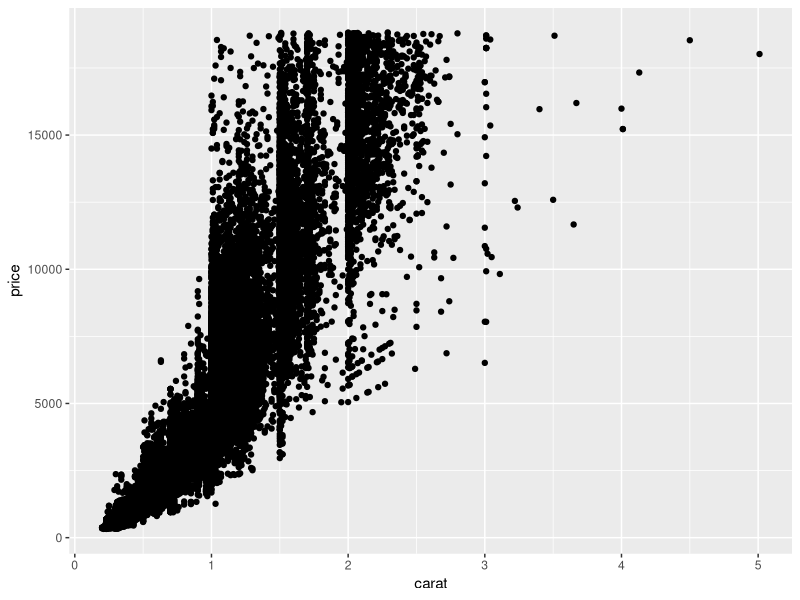
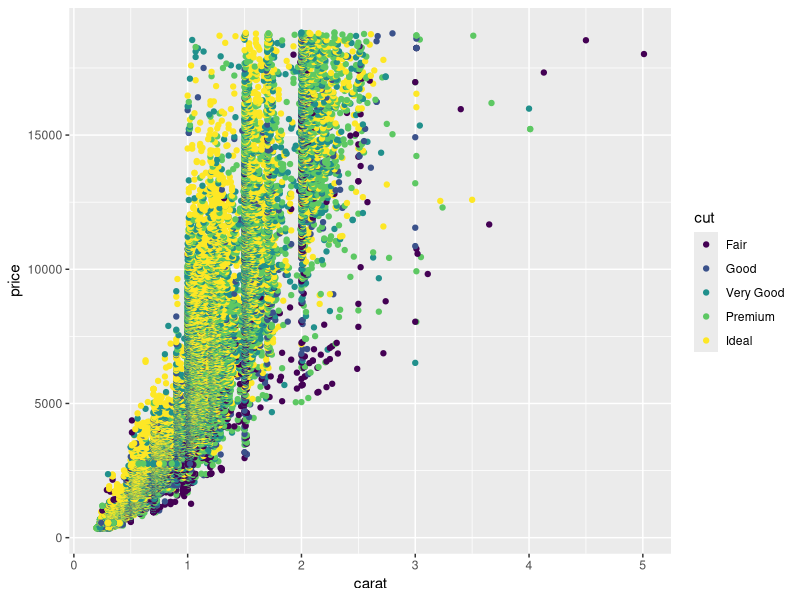
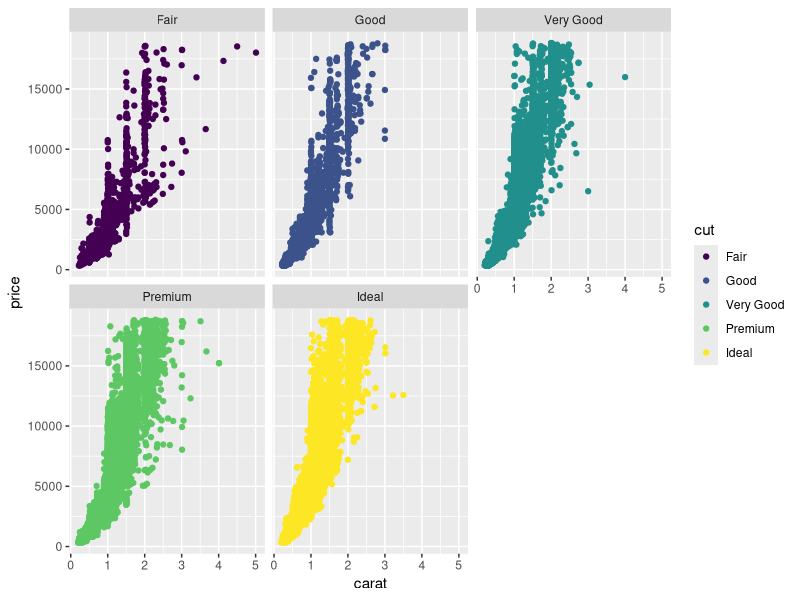

Generate these figures, in order, with R:
# Aktivitas Sandbox
# 1. Menginstall Packages
install.packages("tidyverse")
library(tidyverse)

# 2. Melihat data
  # Memuat dataset diamonds
head(diamonds)

str(diamonds) # Memuat data secara horizontal
glimpse(diamonds)
colnames(diamonds) # Melihat hanya kolumnya saja secara horizontal

# 3. Cleaning Data
  # Mengganti nama variabel
rename(diamonds, carat_new = carat)
# mengganti nama (dataset, nama_baru = nama lama) # hanya di kode yang dijalankan saja
rename(diamonds, carat_new = carat, cut_new = cut) # hanya di kode yang dijalankan saja

  # Merangkum dataset
summarize(diamonds, mean_carat = mean(carat))
# Mencari mean (dataset, var_baru = mean(variabel_dicari_mean))

# 4. Visualisasi Data
ggplot(data = diamonds, aes(x = carat, y = price)) +
  geom_point()

ggplot(data = diamonds, aes(x = carat, y = price, color = cut)) +
  geom_point()

ggplot(data = diamonds, aes(x = carat, y = price, color = cut)) +
  geom_point() +
  facet_wrap(~cut) # Memisahkan keterdirian komponen

# Documentation
## Membuat markdown dengan dua tanda pagar

# Melihat packages yang sudah terinstall di lokal
installed.packages()

# Packages yang termasuk ke dalam R
  #1. Kode R yang bisa dipakai ulang 2. Tes untuk menggunka 2. dokumentasi untuk menggunakan fungsi 3. contoh dataset

# PACKAGES
# Tidyverse = Tidyverse adalah kumpulan paket dalam R dengan filosofi desain yang umum. Paket-paket tidyverse sangat berguna untuk manipulasi, eksplorasi, dan visualisasi data.
tidyverse_update() # Melakukan update pada packages
update.packages() # Melakukan update untuk semua packages